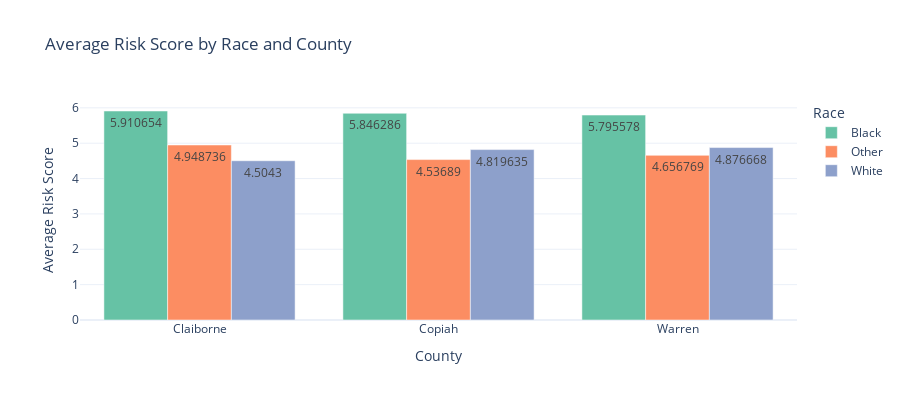

Notebook code for this chart:
### Code cell
# Visualizing risk scores by County
# Calculate average risk scores based on race per county
avg_risk_score_race_county = combined_df.groupby(['County', 'Race'])['Risk Score'].mean().reset_index()

# Plot the data
fig = px.bar(
    avg_risk_score_race_county,
    x='County',
    y='Risk Score',
    color='Race',
    barmode='group',
    title='Average Risk Score by Race and County',
    labels={'Risk Score': 'Average Risk Score'},
    text_auto=True,
    template='plotly_white',
    color_discrete_sequence=px.colors.qualitative.Set2
)

fig.update_layout(
    xaxis_title='County',
    yaxis_title='Average Risk Score',
    width=900,
    height=400
)

fig.show()

### Figure 1 — Plotly figure (JSON) as saved in the notebook; plotly's stock layout.template omitted (floating-point values rounded to 4 significant figures)
{"data": [{"alignmentgroup": "True", "hovertemplate": "Race=Black<br>County=%{x}<br>Average Risk Score=%{y}<extra></extra>", "legendgroup": "Black", "marker": {"color": "rgb(102,194,165)", "pattern": {"shape": ""}}, "name": "Black", "offsetgroup": "Black", "orientation": "v", "showlegend": true, "textposition": "auto", "texttemplate": "%{y}", "type": "bar", "x": ["Claiborne", "Copiah", "Warren"], "xaxis": "x", "y": [5.911, 5.846, 5.796], "yaxis": "y"}, {"alignmentgroup": "True", "hovertemplate": "Race=Other<br>County=%{x}<br>Average Risk Score=%{y}<extra></extra>", "legendgroup": "Other", "marker": {"color": "rgb(252,141,98)", "pattern": {"shape": ""}}, "name": "Other", "offsetgroup": "Other", "orientation": "v", "showlegend": true, "textposition": "auto", "texttemplate": "%{y}", "type": "bar", "x": ["Claiborne", "Copiah", "Warren"], "xaxis": "x", "y": [4.949, 4.537, 4.657], "yaxis": "y"}, {"alignmentgroup": "True", "hovertemplate": "Race=White<br>County=%{x}<br>Average Risk Score=%{y}<extra></extra>", "legendgroup": "White", "marker": {"color": "rgb(141,160,203)", "pattern": {"shape": ""}}, "name": "White", "offsetgroup": "White", "orientation": "v", "showlegend": true, "textposition": "auto", "texttemplate": "%{y}", "type": "bar", "x": ["Claiborne", "Copiah", "Warren"], "xaxis": "x", "y": [4.504, 4.82, 4.877], "yaxis": "y"}], "layout": {"barmode": "group", "height": 400, "legend": {"title": {"text": "Race"}, "tracegroupgap": 0}, "title": {"text": "Average Risk Score by Race and County"}, "width": 900, "xaxis": {"anchor": "y", "domain": [0, 1], "title": {"text": "County"}}, "yaxis": {"anchor": "x", "domain": [0, 1], "title": {"text": "Average Risk Score"}}}}
